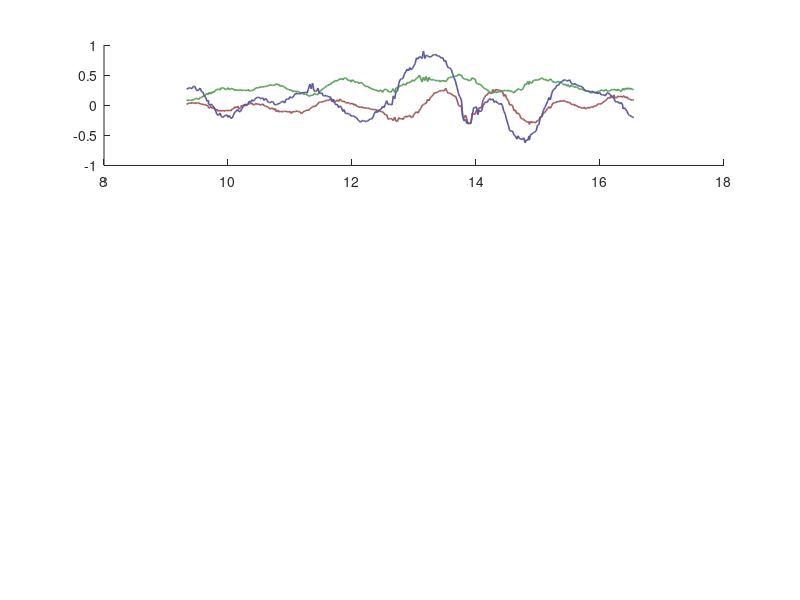

The MATLAB source for this figure: (Note: this script raises an error after producing the figure.)
clear all;
load('DESKTOP-4J3FS1P_2023_01_13_19_26_00FlapperInQualisys.mat')
DarkRed = [0.7,0.2,0.2];
PatchRed = [0.5,0.25,0.25];
LighGrayRed = [0.9,0.5,0.5];

DarkRed_2 = [0.5,0.3,0.3];
PatchRed_2 = [0.8,0.6,0.6];
LighGrayRed_2 = [0.95,0.55,0.75];

DarkGreen = [0.2,0.7,0.2];
PatchGreen = [0.25,0.5,0.25];
LighGrayGreen = [0.5,0.9,0.5];

DarkGreen_2 = [0.3,0.5,0.3];
PatchGreen_2 = [0.6,0.8,0.6];
LighGrayGreen_2 = [0.55,0.95,0.65];

DarkBlue = [0.2,0.2 ,0.7];
PatchBlue = [0.25,0.25, 0.5];
LighGrayBlue = [0.5,0.5,0.9];

DarkBlue_2 = [0.3,0.3,0.5];
PatchBlue_2 = [0.6,0.6,0.8];
LighGrayBlue_2 = [0.55,0.7,0.95];

LighGray = [0.8,0.8,0.8];


LineWidth = 0.9;
Emph = 1.3;
BasisRotation = [1, 0, 0;...
                 0, 0, 1;...
                 0,-1, 0]';
             
% x_tick = [0 2000 4000 6000 8000 10000 12000];
figure;
subplot(3,1,1);
hold on;
Cut = 900 : 1500;

plot(record_time_stamp(Cut),deg2rad(record_Sensor_data(Cut,4)) ,"-",'LineWidth',LineWidth* Emph,'Color',LighGrayRed * 0.7);
plot(record_time_stamp(Cut),deg2rad(record_Sensor_data(Cut,5)) ,"-",'LineWidth',LineWidth* Emph,'Color',LighGrayGreen * 0.7);
plot(record_time_stamp(Cut),deg2rad(record_Sensor_data(Cut,6)) ,"-",'LineWidth',LineWidth* Emph,'Color',LighGrayBlue* 0.7);

x_tick = record_time_stamp(Cut(1)) + ...
        (record_time_stamp(Cut(end)) - record_time_stamp(Cut(1))) * (0 : 0.2 : 1);
x_tick = roundn(x_tick,-2);
y_tick = [-3.14,  0,  3.14];
set(gca,'xtick',x_tick);
set(gca,'ytick',y_tick);
axis([x_tick(1) x_tick(end) y_tick(1) y_tick(end)]);
grid on;
h = gca;
set(h,'LineWidth',1,'GridLineStyle','--','GridAlpha',1,'GridColor',[0.9,0.9,0.9])
hold off;
legend('Roll','Pitch','Yaw');


idnetical_rot = [1,0,0;...
                 0,1,0;...
                 0,0,1];
G =             [1,0,0;...
                 0,1,0;...
                 0,0,1];
psi = ones(1,size(Cut,2));
for i = 1 : size(Cut,2)
    psi(i) = 0.5 * trace (G * (idnetical_rot ...
        - idnetical_rot' * reshape(record_Flapper_att(Cut(i),:,:), 3, 3))); 
end
subplot(3,1,2);
plot(record_time_stamp(Cut),psi ,"-",'LineWidth',LineWidth* Emph,'Color',LighGray * 0.6);
y_tick = [-0.1,  1,  2.1];
set(gca,'xtick',x_tick);
set(gca,'ytick',y_tick);
axis([x_tick(1) x_tick(end) y_tick(1) y_tick(end)]);
grid on;
h = gca;
set(h,'LineWidth',1,'GridLineStyle','--','GridAlpha',1,'GridColor',[0.9,0.9,0.9])
hold off;

subplot(3,1,3);
hold on;
% for i = 2:4 
%         plot(record_time_stamp(Cut),record_Output_channel_data(Cut,i))
% end

plot(record_time_stamp(Cut),record_com(Cut,2) ,"-",'LineWidth',LineWidth,'Color',LighGrayRed * 0.7);
plot(record_time_stamp(Cut),record_com(Cut,3) ,"-",'LineWidth',LineWidth,'Color',LighGrayGreen * 0.7);
plot(record_time_stamp(Cut),record_com(Cut,4) ,"-",'LineWidth',LineWidth,'Color',LighGrayBlue* 0.7);


y_tick = -1 : 1 : 1;
set(gca,'xtick',x_tick);
set(gca,'ytick',y_tick);
axis([x_tick(1) x_tick(end) y_tick(1) y_tick(end)]);
grid on;
h = gca;
set(h,'LineWidth',1,'GridLineStyle','--','GridAlpha',1,'GridColor',[0.9,0.9,0.9])
hold off;

Cut1 = 901 : 1500;
sample = psi(Cut1 - Cut(1));
max(sample)
rms(sample)